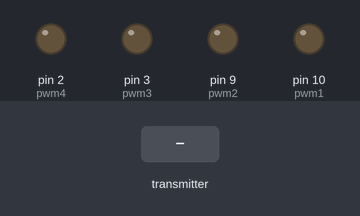
The sketch below on a simulated Arduino Uno, built with avr-gcc and run on an emulated ATmega328P. On the bench: output pins drawn as LEDs (lit = HIGH). Inputs (shaded band) come from the test bench. No radio packets arrive unless stated.

Above: at 1.2 s.
1.3 s: the transmitter starts sending valuex = 0
At 1.7 s:
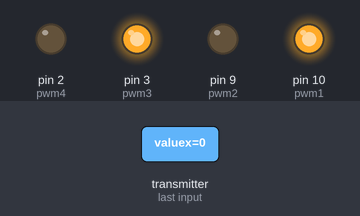
2.8 s: the transmitter starts sending valuey = 512
At 4.0 s:
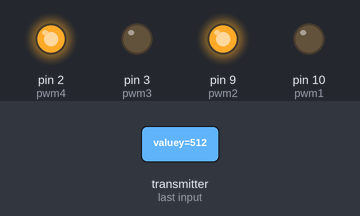
4.3 s: the transmitter starts sending valuey = 0
At 5.2 s:
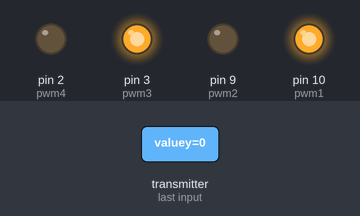
5.8 s: the transmitter starts sending valuey = 1023
At 6.3 s:
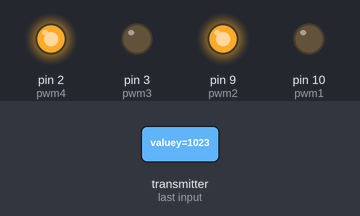
Timing chart, 0 to 8.3 s (numbered marks = the images above; inputs shaded):
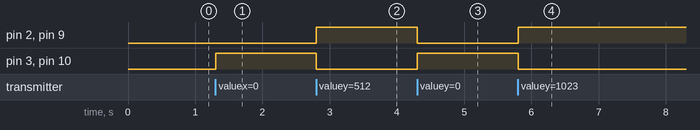

Measured:
- after the input at 1.3 s, pin 3 (pwm3), pin 10 (pwm1): LOW → HIGH at once
- after the input at 2.8 s, pin 2 (pwm4), pin 9 (pwm2): LOW → HIGH at once; pin 3 (pwm3), pin 10 (pwm1): HIGH → LOW at once
- after the input at 4.3 s, pin 2 (pwm4), pin 9 (pwm2): HIGH → LOW at once; pin 3 (pwm3), pin 10 (pwm1): LOW → HIGH at once
- after the input at 5.8 s, pin 2 (pwm4), pin 9 (pwm2): LOW → HIGH at once; pin 3 (pwm3), pin 10 (pwm1): HIGH → LOW at once

The sketch:

receiver.ino
```cpp
#include "RF24.h"

RF24 radio(7, 8);
#define pwm1          10
#define pwm2          9
#define pwm3          3
#define pwm4          2
#define thrower       6
#define water         5
#define sound         4
byte addresses[][6] = {"0001","0002"};
const int led=6;
void configureRadio() {

  radio.begin();
  radio.setPALevel(RF24_PA_LOW);

  radio.openWritingPipe(addresses[0]);
  radio.openReadingPipe(1,addresses[1]);
  radio.startListening();

}
struct Datatoreceive {
 int valuex;
 int valuey;
 int w_p;
 int s_p;
 int t_p;
};
uint32_t configTimer =  millis();

void setup() {
  Serial.begin(9600);
  configureRadio();
  pinMode(led,OUTPUT);
  pinMode(pwm1,   OUTPUT);
  pinMode(pwm2,   OUTPUT);
  pinMode(pwm3,   OUTPUT);
  pinMode(pwm4,   OUTPUT);
}

void loop()
{
  Datatoreceive Data;
  if(radio.failureDetected) {
    radio.failureDetected = false;
    delay(250);
    Serial.println("Radio failure detected, restarting radio");
    configureRadio();
  }

  if (millis() - configTimer > 5000) {
    configTimer = millis();
    if (radio.getDataRate() != RF24_1MBPS) {
      radio.failureDetected = true;
      Serial.print("Radio configuration error detected");
    }
  }
if (radio.available()) {
      uint32_t failTimer = millis();
      int value=0;
      while (radio.available())
      {
        if (millis() - failTimer > 500) {
          Serial.println("Radio available failure detected");
          radio.failureDetected = true;
          break;
        }
          radio.read(&Data, sizeof(Data));
      }

  if(Data.valuey < 490){
    digitalWrite(pwm1, HIGH);
      digitalWrite(pwm2,0);
      digitalWrite(pwm4, 0);
      digitalWrite(pwm3, HIGH);

  }
  else
    if(Data.valuey > 500){
       digitalWrite(pwm1, 0);
      digitalWrite(pwm2,HIGH);
      digitalWrite(pwm4, HIGH);
      digitalWrite(pwm3, 0);
    }

  else  if(Data.valuex < 480){
    digitalWrite(pwm2, 0);
    digitalWrite(pwm1, (HIGH));
    digitalWrite(pwm4, 0);
    digitalWrite(pwm3, 0);
  }
  else
    if(Data.valuex > 500){
      digitalWrite(pwm1, 0);
      digitalWrite(pwm2,0);
      digitalWrite(pwm4, 0);
      digitalWrite(pwm3, (HIGH));
    }

    else if(Data.t_p==1)
    {
      digitalWrite(thrower,HIGH);
        delay(5000);
       digitalWrite(thrower,LOW);
    }
    else if (Data.w_p==1)
    {
      digitalWrite(water,HIGH);
    }

    else if(Data.s_p==1)
    {
      digitalWrite(sound,HIGH);
    }
    else
    {
      digitalWrite(water,LOW);
      digitalWrite(sound,LOW);
      digitalWrite(pwm1, 0);
      digitalWrite(pwm2, 0);
      digitalWrite(pwm3, 0);
      digitalWrite(pwm4, 0);
    }

   radio.stopListening();
      radio.write(&value, sizeof(int));
      radio.startListening();

}
}
```
